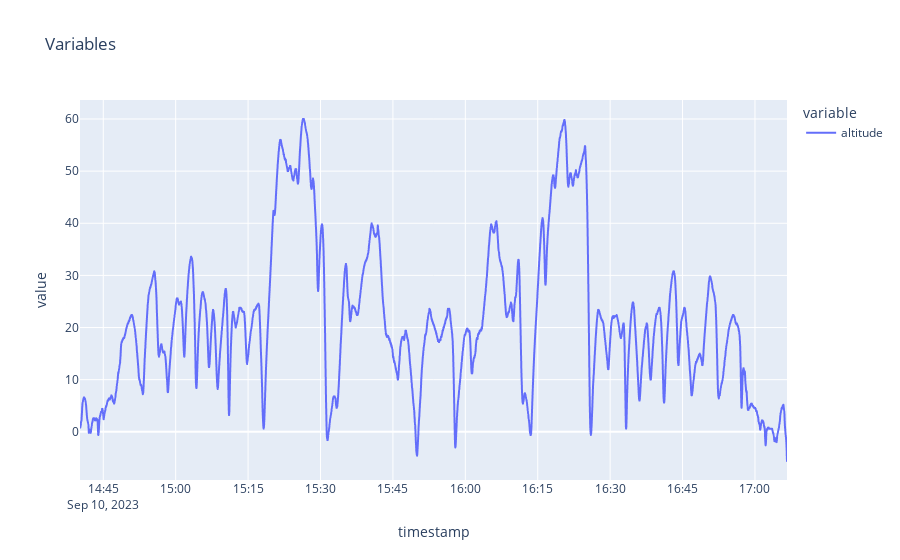

Notebook source saved alongside this figure:
### Code cell
fig = px.line(df, x="timestamp", y=["altitude"], title="Variables")
fig.show()

### Figure 1 — Plotly figure (JSON) as saved in the notebook; plotly's stock layout.template omitted (floating-point values rounded to 4 significant figures; data arrays with more than 128 entries replaced by an {"elided": "..."} marker saying what was removed)
{"data": [{"hovertemplate": "variable=altitude<br>timestamp=%{x}<br>value=%{y}<extra></extra>", "legendgroup": "altitude", "line": {"color": "#636efa", "dash": "solid"}, "marker": {"symbol": "circle"}, "mode": "lines", "name": "altitude", "showlegend": true, "type": "scattergl", "x": {"elided": "8775 str values"}, "xaxis": "x", "y": {"elided": "8775 float values"}, "yaxis": "y"}], "layout": {"legend": {"title": {"text": "variable"}, "tracegroupgap": 0}, "title": {"text": "Variables"}, "xaxis": {"anchor": "y", "domain": [0, 1], "title": {"text": "timestamp"}}, "yaxis": {"anchor": "x", "domain": [0, 1], "title": {"text": "value"}}}}
